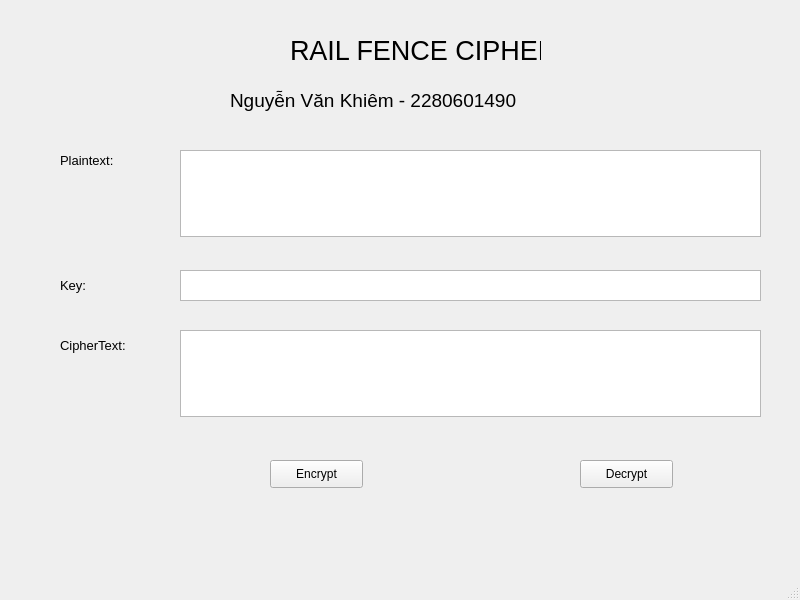
<?xml version="1.0" encoding="UTF-8"?>
<ui version="4.0">
 <class>MainWindow</class>
 <widget class="QMainWindow" name="MainWindow">
  <property name="geometry">
   <rect>
    <x>0</x>
    <y>0</y>
    <width>800</width>
    <height>600</height>
   </rect>
  </property>
  <property name="windowTitle">
   <string>MainWindow</string>
  </property>
  <widget class="QWidget" name="centralwidget">
   <widget class="QLabel" name="label">
    <property name="geometry">
     <rect>
      <x>290</x>
      <y>30</y>
      <width>251</width>
      <height>41</height>
     </rect>
    </property>
    <property name="font">
     <font>
      <pointsize>20</pointsize>
     </font>
    </property>
    <property name="text">
     <string>RAIL FENCE CIPHER</string>
    </property>
   </widget>
   <widget class="QLabel" name="label_2">
    <property name="geometry">
     <rect>
      <x>60</x>
      <y>150</y>
      <width>81</width>
      <height>21</height>
     </rect>
    </property>
    <property name="font">
     <font>
      <pointsize>10</pointsize>
     </font>
    </property>
    <property name="text">
     <string>Plaintext:</string>
    </property>
   </widget>
   <widget class="QLabel" name="label_3">
    <property name="geometry">
     <rect>
      <x>230</x>
      <y>80</y>
      <width>361</width>
      <height>41</height>
     </rect>
    </property>
    <property name="font">
     <font>
      <pointsize>14</pointsize>
     </font>
    </property>
    <property name="text">
     <string>Nguyễn Văn Khiêm - 2280601490</string>
    </property>
   </widget>
   <widget class="QLabel" name="label_4">
    <property name="geometry">
     <rect>
      <x>60</x>
      <y>270</y>
      <width>61</width>
      <height>31</height>
     </rect>
    </property>
    <property name="font">
     <font>
      <pointsize>10</pointsize>
     </font>
    </property>
    <property name="text">
     <string>Key:</string>
    </property>
   </widget>
   <widget class="QLabel" name="label_5">
    <property name="geometry">
     <rect>
      <x>60</x>
      <y>330</y>
      <width>101</width>
      <height>31</height>
     </rect>
    </property>
    <property name="font">
     <font>
      <pointsize>10</pointsize>
     </font>
    </property>
    <property name="text">
     <string>CipherText:</string>
    </property>
   </widget>
   <widget class="QTextEdit" name="txt_plain_text">
    <property name="geometry">
     <rect>
      <x>180</x>
      <y>150</y>
      <width>581</width>
      <height>87</height>
     </rect>
    </property>
   </widget>
   <widget class="QTextEdit" name="txt_cipher_text">
    <property name="geometry">
     <rect>
      <x>180</x>
      <y>330</y>
      <width>581</width>
      <height>87</height>
     </rect>
    </property>
   </widget>
   <widget class="QPushButton" name="btn_encrypt">
    <property name="geometry">
     <rect>
      <x>270</x>
      <y>460</y>
      <width>93</width>
      <height>28</height>
     </rect>
    </property>
    <property name="text">
     <string>Encrypt</string>
    </property>
   </widget>
   <widget class="QPushButton" name="btn_decrypt">
    <property name="geometry">
     <rect>
      <x>580</x>
      <y>460</y>
      <width>93</width>
      <height>28</height>
     </rect>
    </property>
    <property name="text">
     <string>Decrypt</string>
    </property>
   </widget>
   <widget class="QTextEdit" name="txt_key">
    <property name="geometry">
     <rect>
      <x>180</x>
      <y>270</y>
      <width>581</width>
      <height>31</height>
     </rect>
    </property>
   </widget>
  </widget>
  <widget class="QMenuBar" name="menubar">
   <property name="geometry">
    <rect>
     <x>0</x>
     <y>0</y>
     <width>800</width>
     <height>26</height>
    </rect>
   </property>
  </widget>
  <widget class="QStatusBar" name="statusbar"/>
 </widget>
 <resources/>
 <connections/>
</ui>
